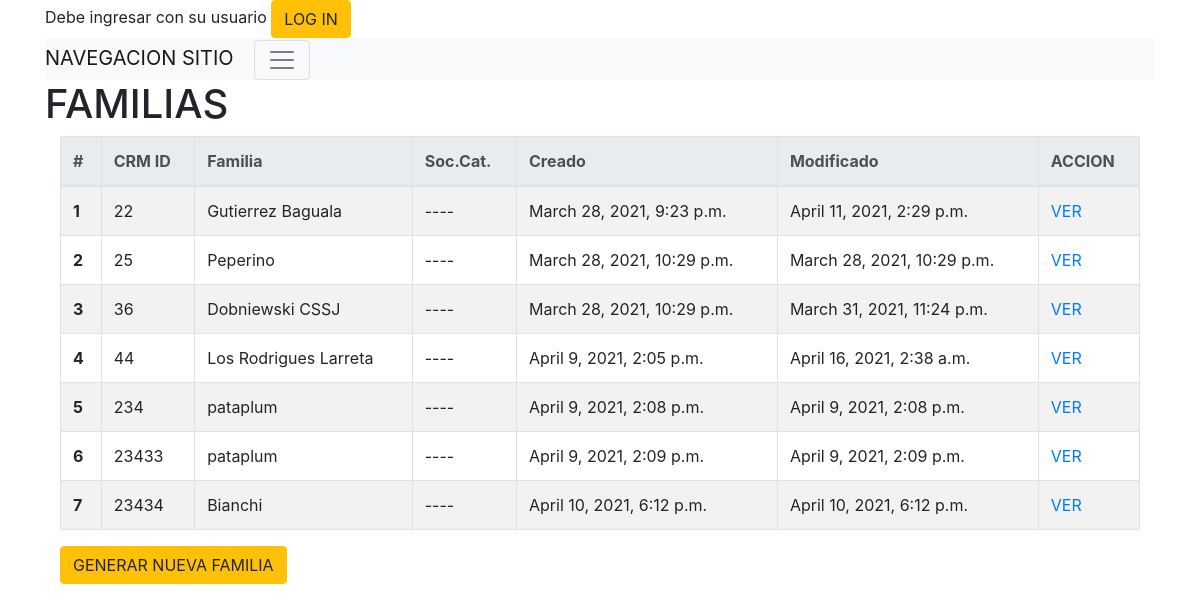
The page /socios/familias on the database its author committed.
### socios/models.py (models this page shows, shortened)
class Familia(models.Model):
    familia_crm_id = models.CharField(max_length=50)
    crm_id = models.IntegerField(unique=True) # unique=True
    direccion_calle = models.CharField(max_length=50,blank=True)
    direccion_numero = models.CharField(max_length=50,blank=True)
    direccion_depto = models.CharField(max_length=50,blank=True)
    direccion_localidad = models.CharField(max_length=50,blank=True)
    direccion_provincia = models.CharField(max_length=50,blank=True)
    contacto = models.CharField(max_length=200,blank=True)
    eliminado = models.BooleanField(default=False)
    creado = models.DateTimeField('creado',auto_now_add=True)
    actualizado = models.DateTimeField('actualizado',auto_now=True)
    class Meta:
        permissions = (
                       ( "familia_crear","Agregar nueva familia"),
                       ( "familia_editar","Editar familia"),
                       ( "familia_borrar","Eliminar familia"),
                       ( "familia_ver","Ver informacion de familia" ),
                      )

### socios/views.py (the view)
# urls.py: path('familias', views.familia_index, name='familia_listado'),
def familia_index(request,error_message=''):
    func = inspect.currentframe().f_back.f_code
    logger.debug(" %s: %s in %s:%i" % (
        'init ',
        func.co_name,
        func.co_filename,
        func.co_firstlineno
    ))
    lista_familias = Familia.objects.all()
    socios = Socio.objects.all()
    familia_estadisticas_socios = {}
    categorias = {k:0 for k,categoria in Socio.CATEGORIAS_CHOISES }
    logger.debug(categorias)
    for socio in socios:
        if socio.familia.id not in familia_estadisticas_socios.keys():
            familia_estadisticas_socios[socio.familia.id] = {'categorias_counter': categorias.copy(), 'familia':socio.familia }
        familia_estadisticas_socios[socio.familia.id]['categorias_counter'][socio.categoria] += 1
    logger.debug(familia_estadisticas_socios)
    return render(request, 'socios/familia_listado.html', {'familias': lista_familias, 'error_message': error_message} )

### socios/templates/socios/familia_listado.html (shortened to what this page needs)
{% extends "base_site.html" %}
{% block content %}
<h1>FAMILIAS</h1>
<div class="container">
  <div class="row">
    <div class="col-sm">
      <table id="example" class="table table-striped table-bordered table-hover table-responsive-xl" style="width:100%">
        <thead class="thead-light">
          <tr>
            <th scope="col">#</th>
            <th scope="col">CRM ID</th>
            <th scope="col">Familia</th>
            <th scope="col">Soc.Cat.</th>
            <th scope="col">Creado</th>
            <th scope="col">Modificado</th>
            <th scope="col">ACCION</th>
          </tr>
        </thead>
        <tbody>
          {% for familia in familias %}
          <tr>
            <th scope="row">{{ forloop.counter }}</th>
            <td>{{ familia.crm_id }}</td>
            <td>{{ familia.familia_crm_id }}</td>
            <td>
              ----
            </td>
            <td>{{ familia.creado }}</td>
            <td>{{ familia.actualizado }}</td>
            <td><a href="{% url 'socios:familia_detalle' familia_id=familia.id %}">VER</a> </td>
          </tr>
          {% endfor %}
        </tbody>
      </table>
    </div>
  </div>
  <div class="row">
    <div class="col-sm">
      <a class="btn btn-warning" href="{% url 'socios:familia_nuevo' familia_id=0 %}" >GENERAR NUEVA FAMILIA</a>
    </div>
  </div>
</div>
{% endblock content %}

### rows shown on the page
Familia: crm_id "22", familia_crm_id "Gutierrez Baguala", creado "March 28, 2021, 9:23 p.m.", actualizado "April 11, 2021, 2:29 p.m."
Familia: crm_id "25", familia_crm_id "Peperino", creado "March 28, 2021, 10:29 p.m.", actualizado "March 28, 2021, 10:29 p.m."
Familia: crm_id "36", familia_crm_id "Dobniewski CSSJ", creado "March 28, 2021, 10:29 p.m.", actualizado "March 31, 2021, 11:24 p.m."
Familia: crm_id "44", familia_crm_id "Los Rodrigues Larreta", creado "April 9, 2021, 2:05 p.m.", actualizado "April 16, 2021, 2:38 a.m."
Familia: crm_id "234", familia_crm_id "pataplum", creado "April 9, 2021, 2:08 p.m.", actualizado "April 9, 2021, 2:08 p.m."
Familia: crm_id "23433", familia_crm_id "pataplum", creado "April 9, 2021, 2:09 p.m.", actualizado "April 9, 2021, 2:09 p.m."
Familia: crm_id "23434", familia_crm_id "Bianchi", creado "April 10, 2021, 6:12 p.m.", actualizado "April 10, 2021, 6:12 p.m."
